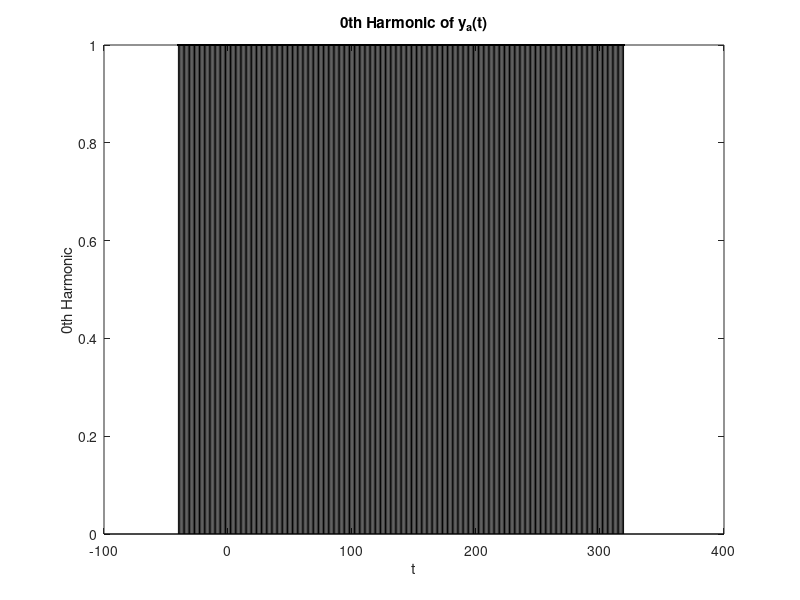

This chart was generated by the following MATLAB code: (Note: this script raises an error after producing the figure.)
%1.a
n = -40:1:319;
ya = zeros(size(n));
for i = n
    dum = mod(i/10,18);% T/10 da sample ,period 18 
    if (dum >= 7)&&(dum < 10)
        ya(i+41) = 8;% m 41 tane değer aldı
    end
end

%stem(n,ya,'.r');
%xlabel('n')
%ylabel('y[n]')
%title('Plot of sampled version of ya(t) with Ts =1/10 ; y[n]')

%1.c

m = -20:1:20;  
a = zeros(size(m)); 

a(21) = 4/3; 

for k = 1:length(m)
    if m(k) ~= 0
        a(k) = (4/(1i*pi*m(k)))*(exp(1i*22*pi*m(k)/18) - exp(1i*16*pi*m(k)/18)); %ak katsayılarım elle bulduğum
    end
end

%stem(m*2*pi/18, a , 'filled', 'k.');
%xlabel('rad/s');
%ylabel('ak');
%title('Spectrum plot of the real part of ya(t)');
%grid on;


%a_imag = imag(a);

%figure;
%stem(m * 2 * pi / 18, a_imag, 'filled', 'r.');
%xlabel('Frequency (rad/s)');
%ylabel('Im(a_k)');
%title('Imaginary Part of the Spectrum of y_a(t)');
%grid on;


%1.d

n = -40:319;  
N = 150;      
a = zeros(1, 2*N + 1);  
a(N + 1) = 4/3; 

for k = -N:N
    if k ~= 0
        a(k + N + 1) = (4 / (1i * pi * k)) * (exp(1i * 22 * pi * k / 18) - exp(1i * 16 * pi * k / 18));
    end
end

zn = zeros(1, length(n));  
for k = -N:N
    zn = zn + a(k + N + 1) * exp(1i * pi * k * n / 81);  %Zn
end

%plot(n , real(zn), 'k','LineWidth', 1.5);  
%title('Plot of z_N[n] when N is 150');
%ylabel('z_{150}[n]');
%xlabel('n');
%xline(0);
%yline(0);
%grid on;

n = -40:319;  
N = 75;      
a = zeros(1, 2*N + 1);  
a(N + 1) = 4/3;  

for k = -N:N
    if k ~= 0
        a(k + N + 1) = (4 / (1i * pi * k)) * (exp(1i * 22 * pi * k / 18) - exp(1i * 16 * pi * k / 18));
    end
end

zn = zeros(1, length(n)); 
for k = -N:N
    zn = zn + a(k + N + 1) * exp(1i * pi * k * n / 81);  
end

%plot(n , real(zn), 'k', 'LineWidth', 1.5);  
%title('Plot of z_N[n] when N is 75');
%ylabel('z_{75}[n]');
%xlabel('n');
%xline(0);
%yline(0);
%grid on;

n = -40:319;  
N = 30;      
a = zeros(1, 2*N + 1);  
a(N + 1) = 4/3;  

for k = -N:N
    if k ~= 0
        a(k + N + 1) = (4 / (1i * pi * k)) * (exp(1i * 22 * pi * k / 18) - exp(1i * 16 * pi * k / 18));
    end
end

zn = zeros(1, length(n)); 
for k = -N:N
    zn = zn + a(k + N + 1) * exp(1i * pi * k * n / 81);  
end

%figure;
%plot(n , real(zn), 'k', 'LineWidth', 1.5);  
%title('Plot of z_N[n] when N is 30');
%ylabel('z_{30}[n]');
%xlabel('n');
%xline(0);
%yline(0);
%grid on;

n = -40:319;  
N = 5;      
a = zeros(1, 2*N + 1);  
a(N + 1) = 4/3;  

for k = -N:N
    if k ~= 0
        a(k + N + 1) = (4 / (1i * pi * k)) * (exp(1i * 22 * pi * k / 18) - exp(1i * 16 * pi * k / 18));
    end
end

zn = zeros(1, length(n)); 
for k = -N:N
    zn = zn + a(k + N + 1) * exp(1i * pi * k * n / 81);  
end

%figure;
%plot(n , real(zn), 'k', 'LineWidth', 1.5);  
%title('Plot of z_N[n] when N is 5');
%ylabel('z_{5}[n]');
%xlabel('n');
%xline(0);
%yline(0);
%grid on;


n = -40:319;  
N = 3;      
a = zeros(1, 2*N + 1);  
a(N + 1) = 4/3;  

for k = -N:N
    if k ~= 0
        a(k + N + 1) = (4 / (1i * pi * k)) * (exp(1i * 22 * pi * k / 18) - exp(1i * 16 * pi * k / 18));
    end
end

zn = zeros(1, length(n)); 
for k = -N:N
    zn = zn + a(k + N + 1) * exp(1i * pi * k * n / 81);  
end

%figure;
%plot(n, real(zn),  'k','LineWidth', 1.5);  
%title('Plot of z_N[n] when N is 3');
%ylabel('z_{3}[n]');
%xlabel('n');
%xline(0);
%line(0);
%grid on;

n = -40:319;  
N = 1;      
a = zeros(1, 2*N + 1);  
a(N + 1) = 4/3;  

for k = -N:N
    if k ~= 0
        a(k + N + 1) = (4 / (1i * pi * k)) * (exp(1i * 22 * pi * k / 18) - exp(1i * 16 * pi * k / 18));
    end
end

zn = zeros(1, length(n)); 
for k = -N:N
    zn = zn + a(k + N + 1) * exp(1i * pi * k * n / 81);  
end

%figure;
%plot(n , real(zn), ss, 'LineWidth', 1.5);  
%title('Plot of z_N[n] when N is 1');
%ylabel('z_{1}[n]');
%ylim([-2 10]);
%xlabel('n');
%xline(0);
%yline(0);
%grid on;

%0 harmonic

figure;
ylim([-2 2]);
stem(n,ones(1,length(n))*3/3,'k.');
title('0th Harmonic of y_a(t)');
ylabel('0th Harmonic');xlabel('t');xline(0);yline(0);
ylim([-2 2]);
%1. hrmonik

n = -40:319;


k = 1; 
f_first_harmonic = a(k + N + 1) * exp(1i * pi * k * n / 81);

figure;
ylim([-2 2]);
stem(n / 9, real(f_first_harmonic), 'k.');
title('1st Harmonic of y_a(t)');
ylabel('1st Harmonic');
xlabel('t');
xline(0);
yline(0);
grid on;
ylim([-2 2]);
%2.harmonic
n = -40:319;
N = 2;  
a = zeros(1, 2 * N + 1);
a(N + 1) = 4/3;


for k = -N:N
    if k ~= 0
        a(k + N + 1) = (4 / (1i * pi * k)) * (exp(1i * 22 * pi * k / 18) - exp(1i * 16 * pi * k / 18));
    end
end


k = 2;
f_second_harmonic = a(k + N + 1) * exp(1i * pi * k * n / 81);

figure;
ylim([-2 2]);
stem(n / 9, real(f_second_harmonic), 'k.');
title('2nd Harmonic of y_a(t)');
ylabel('2nd Harmonic');
xlabel('t');
xline(0);
yline(0);
grid on;
ylim([-2 2]);
%3.har

n = -40:319;
N = 3;  
a = zeros(1, 2 * N + 1);
a(N + 1) = 4 / 3;


for k = -N:N
    if k ~= 0
        a(k + N + 1) = (4 / (1i * pi * k)) * (exp(1i * 22 * pi * k / 18) - exp(1i * 16 * pi * k / 18));
    end
end


k = 3;
f_third_harmonic = a(k + N + 1) * exp(1i * pi * k * n / 81);

figure;
ylim([-2 2]);
stem(n / 9, real(f_third_harmonic), 'k.');
title('3rd Harmonic of y_a(t)');
ylabel('3rd Harmonic');
xlabel('t');
xline(0);
yline(0);
grid on;
ylim([-2 2]);
